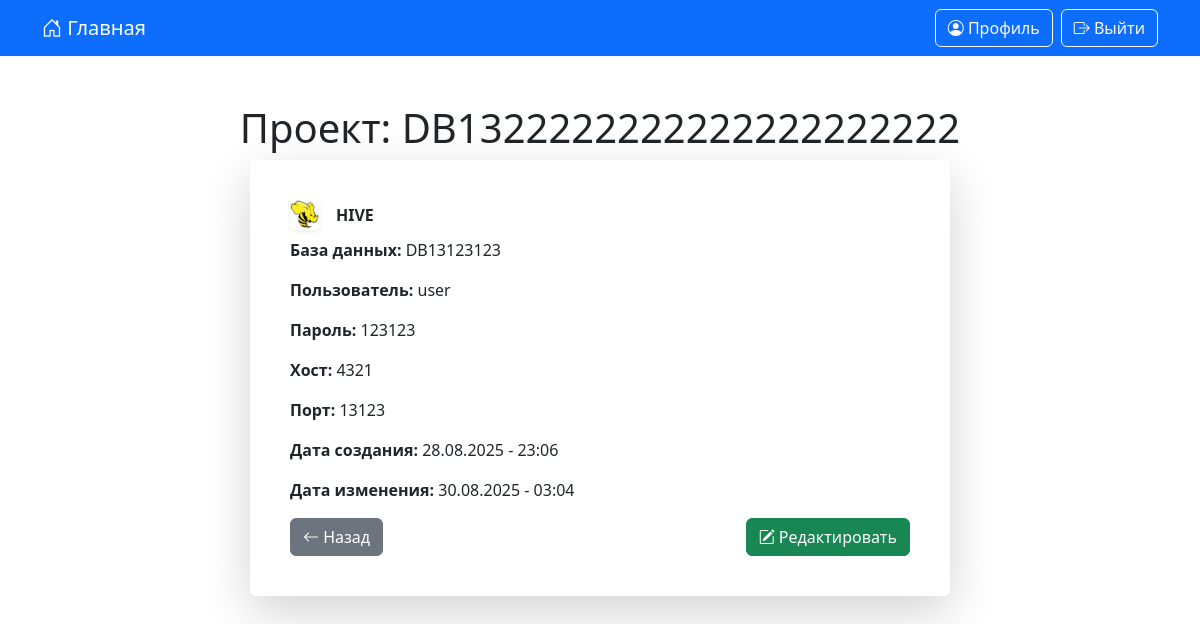
Page /database/2/ (signed in) on the earlier database version.
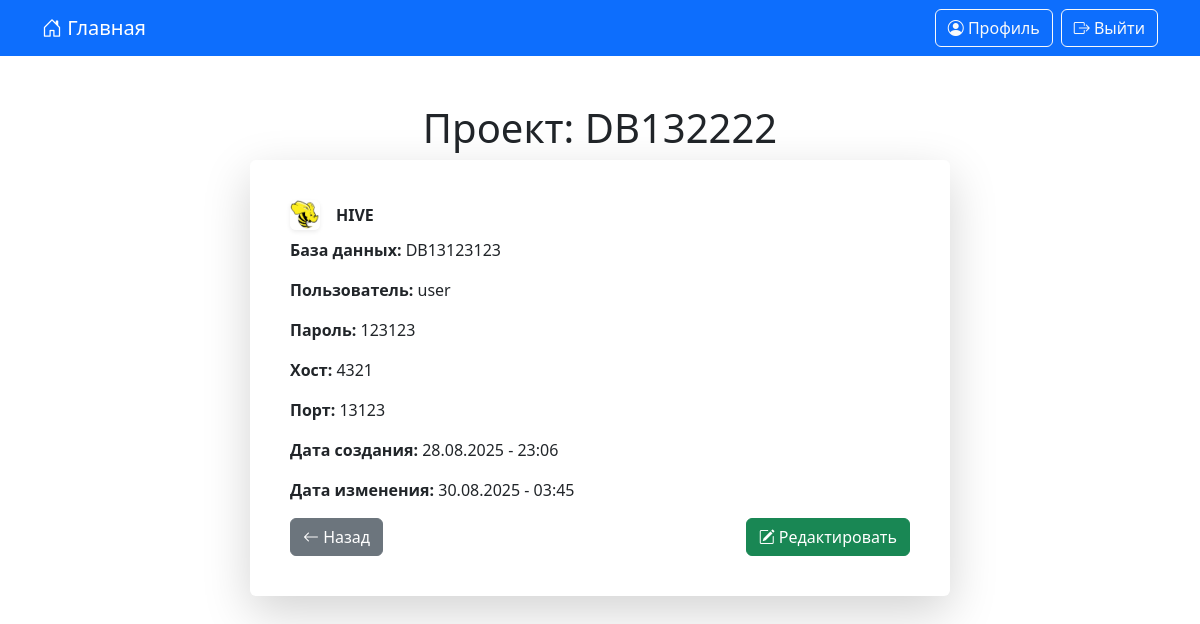
Same page on the later database version.
### data_generator/models.py (models this page shows, shortened)
class DateStamp(models.Model):
    created = models.DateTimeField(verbose_name='Дата создания', auto_now_add=True)
    updated = models.DateTimeField(verbose_name='Дата изменения', auto_now=True)
    class Meta:
        abstract = True

class DataBaseUser(DateStamp):
    db_project = models.CharField(verbose_name="Проект", max_length=40, unique=True)
    db_name = models.CharField(verbose_name="Название базы данных", max_length=40)
    db_user = models.CharField(verbose_name="Пользователь", max_length=40)
    db_password = models.CharField(verbose_name="Пароль", max_length=40)
    db_host = models.CharField(verbose_name="Хост", max_length=255)
    db_port = models.CharField(verbose_name="Порт", max_length=8)
    user = models.ForeignKey(CustomUser, verbose_name="Пользователь", on_delete=models.CASCADE, related_name='data_base_user')
    data_base_name = models.ForeignKey(DataBaseName, verbose_name="Подключение", on_delete=models.CASCADE, related_name='data_base_name')
    class Meta:
        verbose_name = "Проект"
        verbose_name_plural = "Проекты"
        ordering = 'db_project',

class DataBaseName(DateStamp):
    name = models.CharField(verbose_name="Подключение", max_length=100, unique=True)
    images_db = models.ImageField(verbose_name="Изображение", upload_to='images_db/', default='images_db/default.jpg', blank=True, null=True)
    class Meta:
        verbose_name = "Подключение"
        verbose_name_plural = "Подключение"
        ordering = 'name',

### data_generator/views.py (the view)
# urls.py: path('database/<int:pk>/', database, name='database'),
@login_required
def database(request, pk):
    database = get_object_or_404(DataBaseUser, pk=pk)
    return render(request, template_name='database.html', context={
        'database': database
    })

### templates/database.html (shortened to what this page needs)
{% extends 'base.html' %}
{% load static %}
{% block content %}
    <h1 class="text-center mb-2">Проект: {{ database.db_project }}</h1>
    <div class="card shadow-lg border-0 mx-auto p-4 panel-input">
        <div class="card-body">
            <div class="d-flex align-items-center gap-3 mb-2 db-image">
                {% if database.data_base_name.images_db %}
                    <img src="{{ database.data_base_name.images_db.url }}" alt="{{ database.data_base_name.name }}" class="rounded shadow-sm db-image">
                {% endif %}
                <strong>{{ database.data_base_name.name }}</strong>
            </div>
            <p><strong>База данных:</strong> {{ database.db_name }}</p>
            <p><strong>Пользователь:</strong> {{ database.db_user }}</p>
            <p><strong>Пароль:</strong> {{ database.db_password }}</p>
            <p><strong>Хост:</strong> {{ database.db_host }}</p>
            <p><strong>Порт:</strong> {{ database.db_port }}</p>
            <p><strong>Дата создания:</strong> {{ database.created|date:"d.m.Y - H:i" }}</p>
            <p><strong>Дата изменения:</strong> {{ database.updated|date:"d.m.Y - H:i" }}</p>
            <div class="d-flex justify-content-between align-items-center mt-3">
                <a href="{% url 'profile' %}" class="btn btn-secondary"> <i class="bi bi-arrow-left"></i> Назад</a>
                <a href="{% url 'projects_edit' database.pk %}" class="btn btn-success"><i class="bi bi-pencil-square"></i> Редактировать</a>
            </div>
        </div>
    </div>
{% endblock %}

Differences in the rows shown:
changed DataBaseUser "DB13123123": db_project "DB1322222222222222222222" → "DB132222"; updated "30.08.2025 - 03:04" → "30.08.2025 - 03:45"
